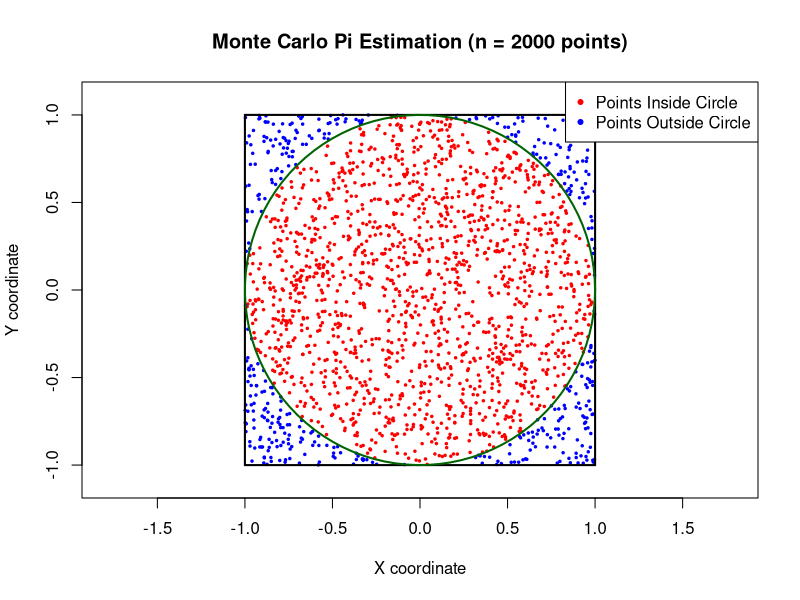

Here is the R script that generated this plot:
# --- Monte Carlo Estimation of Pi in a Square (N=2) ---

# 1. Setup Parameters
n_points <- 1000000 # Increase n for better accuracy
r <- 1              # Radius of the inscribed circle (and half the side of the square)
side <- 2           # Side length of the square (from -1 to 1)

# Theoretical Area Ratio: A_Circle / A_Square = pi/4

# --- 2. Generate Random Points (Scatter) ---

# Generate n_points random x-coordinates uniformly between -1 and 1
x <- runif(n_points, min = -r, max = r)

# Generate n_points random y-coordinates uniformly between -1 and 1
y <- runif(n_points, min = -r, max = r)

# --- 3. Check for Containment (The Circle Test) ---

# Calculate the squared distance from the origin (0, 0) for all points
# Distance^2 = x^2 + y^2
distance_sq <- x^2 + y^2

# Determine which points fall inside the circle (where Distance^2 <= r^2, which is 1^2 = 1)
points_inside <- distance_sq <= r^2

# --- 4. Count and Estimate Pi ---

# Count the total number of points inside the circle
n_in <- sum(points_inside)

# The Monte Carlo Estimate for pi is: 4 * (Points Inside / Total Points)
pi_estimate <- 4 * (n_in / n_points)

# --- 5. Output and Visualization (Plotting a small subset for clarity) ---

cat("--- Monte Carlo Pi Estimation Results ---\n")
cat("Total Random Points (n):", n_points, "\n")
cat("Points Inside Circle (n_in):", n_in, "\n")
cat("\nEstimated value of Pi:", pi_estimate, "\n")
cat("True value of Pi (difference):", pi_estimate - pi, "\n")


# ----------------------------------------------------------------------
# Optional: Plotting a subset of the data for visual confirmation
# We plot a small subset (e.g., 2000 points) because plotting 1 million is slow.
# ----------------------------------------------------------------------

n_plot <- 2000
x_plot <- x[1:n_plot]
y_plot <- y[1:n_plot]
inside_plot <- points_inside[1:n_plot]

# Set up the plot area
plot(x_plot, y_plot, 
     col = ifelse(inside_plot, "red", "blue"), # Red for inside, Blue for outside
     pch = 20,                                 # Solid dots
     cex = 0.5,                                # Smaller point size
     main = paste("Monte Carlo Pi Estimation (n =", n_plot, "points)"),
     xlab = "X coordinate",
     ylab = "Y coordinate",
     xlim = c(-1.1, 1.1),
     ylim = c(-1.1, 1.1),
     asp = 1) # Set aspect ratio to 1 for a true square/circle

# Draw the square boundary
segments(-1, -1, -1, 1, col = "black", lwd = 2)
segments(-1, 1, 1, 1, col = "black", lwd = 2)
segments(1, 1, 1, -1, col = "black", lwd = 2)
segments(1, -1, -1, -1, col = "black", lwd = 2)

# Draw the inscribed circle (using R's built-in plotting capability for circles)
# The function draw.circle() is not base R, so we use a sequence of points for the circle.
theta <- seq(0, 2 * pi, length.out = 100)
lines(r * cos(theta), r * sin(theta), col = "darkgreen", lwd = 2)

legend("topright", 
       legend = c("Points Inside Circle", "Points Outside Circle"),
       col = c("red", "blue"),
       pch = 20)
